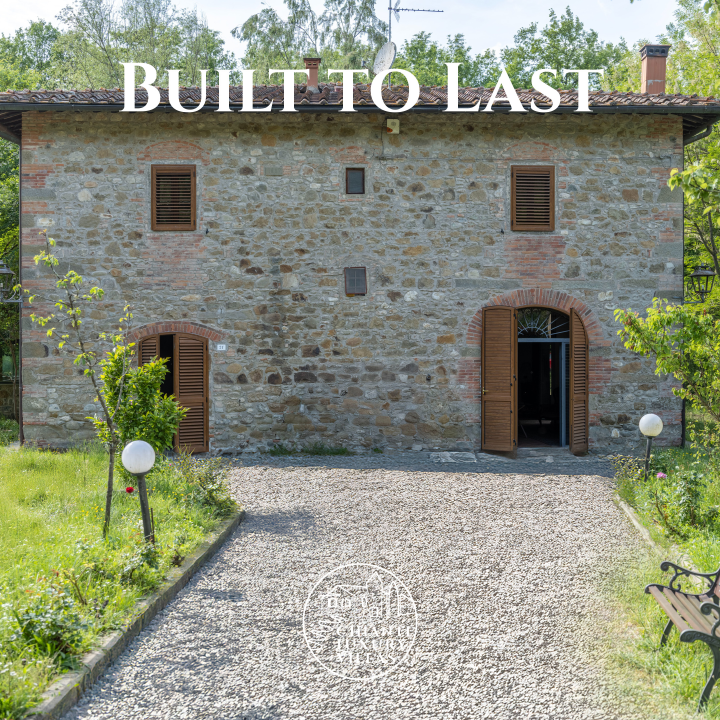
#> input picture media/2026-10-18-built-to-last.jpg, 2160 x 2160 px (shown at 1/3 size)
$ python compose_image.py ../media/2026-10-18-built-to-last.jpg out.png
#> lines starting #> are read from the running program, lines starting #| are printed output that depends on the picture; pictures that were not available may be replaced by others from this repository, and a replacement may not be noted
#!/usr/bin/env python3
"""Compone l'immagine di un post Chianti Luxury Villas: quadrato + logo bianco + claim opzionale.

Layout del logo (ricavato dal post di riferimento 2160x2160):
  centrato orizzontalmente, larghezza 16% del lato, margine inferiore 5.5% del lato.
  Logo bianco pieno, nessun effetto.

Claim (opzionale): Cinzel Bold (o Crimson Pro), bianco o colore brand, centrato,
sempre dentro la "safe zone" della griglia 3:4 di Instagram: il profilo mostra solo
il 75% centrale della larghezza di un post quadrato, quindi il testo sta nel 68% centrale.

Uso:
  python compose_image.py input.jpg output.jpg
      [--claim "Comfortable Interior Design"] [--claim-color white|verde|siena|siena-bruciata|giallo|#RRGGBB]
      [--claim-font cinzel|crimson] [--claim-position top|center] [--max-lines 3]
      [--focus 0.5] [--size 2160] [--safe-preview preview.jpg]
"""
import argparse, json
from pathlib import Path
from PIL import Image, ImageOps, ImageDraw, ImageFont

ROOT = Path(__file__).resolve().parent.parent
LOGO = ROOT / "assets" / "logo_bianco.png"
FONTS = {
    "cinzel": (ROOT / "assets" / "fonts" / "Cinzel[wght].ttf", b"Bold"),
    "crimson": (ROOT / "assets" / "fonts" / "CrimsonPro[wght].ttf", b"SemiBold"),
}
COLORS = {
    "white": "#FFFFFF", "bianco": "#FFFFFF",
    "verde": "#5C932D", "siena": "#B64A14", "siena-bruciata": "#6B3D3D", "giallo": "#FCD870",
}
LOGO_W, LOGO_BOTTOM = 0.16, 0.055
SAFE_W = 0.68            # larghezza utile del claim (dentro il 75% visibile in griglia 3:4)
CLAIM_TOP = 0.06         # margine superiore del claim (posizione "top")
CLAIM_MAX_H = 0.36       # altezza massima del blocco claim (posizione "top")


def square_crop(img, focus=0.5):
    w, h = img.size
    s = min(w, h)
    if w > h:
        l = int((w - s) * focus); return img.crop((l, 0, l + s, s))
    t = int((h - s) * focus); return img.crop((0, t, s, t + s))


# [66 lines left out: functions load_font, wrap_options, layout_claim, draw_claim, not called in this run]


def compose(src, dst, claim=None, claim_color="white", claim_font="cinzel",
            claim_position="top", max_lines=3, focus=0.5, size=2160, safe_preview=None):
#> called with src = '../media/2026-10-18-built-to-last.jpg', dst = 'out.png', claim_color = 'white', claim_font = 'cinzel', claim_position = 'top', max_lines = 3, focus = 0.5, size = 2160
    img = ImageOps.exif_transpose(Image.open(src))
#> img is the input picture: PIL image 2160x2160 RGB; mean R, G, B 139.4, 143.6, 124.7
    icc = img.info.get("icc_profile")
    if icc:  # converte in sRGB: i social mostrano solo sRGB, evita colori spenti
        try:
            from PIL import ImageCms
            import io
            img = ImageCms.profileToProfile(img.convert("RGB"), ImageCms.ImageCmsProfile(io.BytesIO(icc)),
                                            ImageCms.createProfile("sRGB"), outputMode="RGB")
        except Exception:
            pass
    img = img.convert("RGB")
    sq = square_crop(img, focus)
    warnings = []
    if sq.width < size:  # mai ingrandire: si perderebbe nitidezza
        size = sq.width
        warnings.append(f"Foto più piccola di 2160px: mantenuto il lato originale {size}px (nessun ingrandimento).")
    if size < 1080:
        warnings.append("Attenzione: lato < 1080px, qualità insufficiente per Instagram.")
    canvas = (sq.resize((size, size), Image.LANCZOS) if sq.width != size else sq).convert("RGBA")
    info = {"output": str(dst), "size": size, "warnings": warnings}

    if claim:
        color = COLORS.get(claim_color.lower(), claim_color)
        info["claim"] = draw_claim(canvas, claim, color, claim_font, claim_position, max_lines)

    mark = Image.open(LOGO).convert("RGBA")
    lw = round(size * LOGO_W); lh = round(mark.height * lw / mark.width)
#> after `lh = round(mark.height * lw / mark.width)`: lh = 346
    mark = mark.resize((lw, lh), Image.LANCZOS)
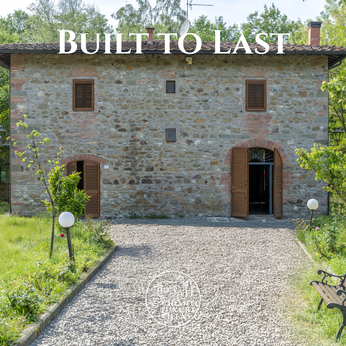
#> mark: PIL image 346x346 RGBA; mean R, G, B, A 139.4, 143.5, 124.7, 255
    x, y = (size - lw) // 2, size - round(size * LOGO_BOTTOM) - lh
#> x = 907; y = 1695
    canvas.alpha_composite(mark, (x, y))
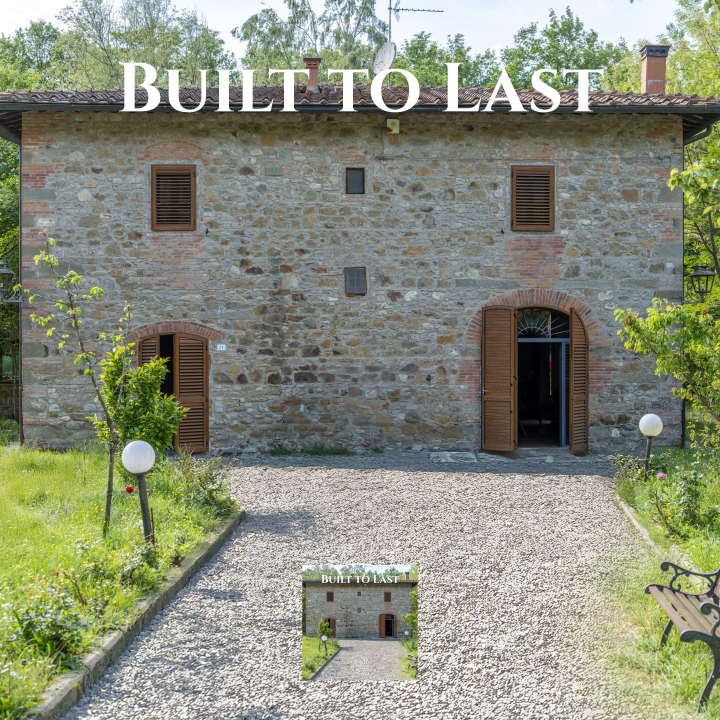
#> canvas: PIL image 2160x2160 RGBA (shown at 1/3 size); mean R, G, B, A 137.9, 142.3, 123, 255
    info["logo_box"] = [x, y, x + lw, y + lh]

    out = canvas.convert("RGB")
    Path(dst).parent.mkdir(parents=True, exist_ok=True)
    # JPEG alta qualità: q92, nessun sottocampionamento colore (4:4:4), progressivo.
    # I metadati EXIF (incluso il GPS della proprietà) non vengono copiati.
    out.save(dst, "JPEG", quality=92, subsampling=0, optimize=True, progressive=True)

    if safe_preview:  # come appare nella griglia 3:4 del profilo Instagram
        vis = int(size * 0.75); l = (size - vis) // 2
        out.crop((l, 0, l + vis, size)).resize((540, 720), Image.LANCZOS).save(safe_preview, quality=88)
        info["safe_preview"] = str(safe_preview)
    return info


if __name__ == "__main__":
    p = argparse.ArgumentParser()
    p.add_argument("src"); p.add_argument("dst")
    p.add_argument("--claim"); p.add_argument("--claim-color", default="white")
    p.add_argument("--claim-font", default="cinzel", choices=list(FONTS))
    p.add_argument("--claim-position", default="top", choices=["top", "center"])
    p.add_argument("--max-lines", type=int, default=3)
    p.add_argument("--focus", type=float, default=0.5)
    p.add_argument("--size", type=int, default=2160)
    p.add_argument("--safe-preview")
    a = p.parse_args()
    print(json.dumps(compose(a.src, a.dst, a.claim, a.claim_color, a.claim_font, a.claim_position,
                             a.max_lines, a.focus, a.size, a.safe_preview), ensure_ascii=False))

$ run again, on media/2026-10-21-style-with-a-story.jpg
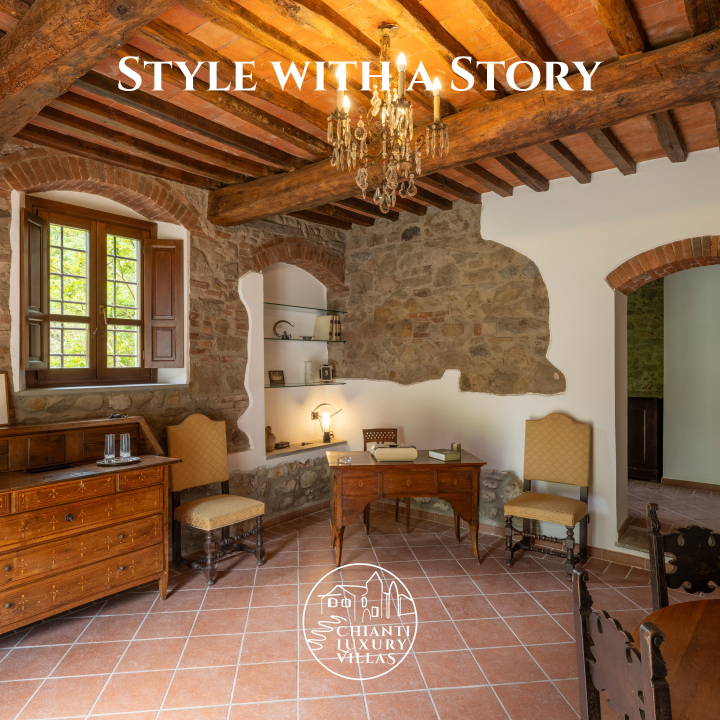
#> input picture media/2026-10-21-style-with-a-story.jpg, 2160 x 2160 px (shown at 1/3 size)
#> in compose, img is the input picture: PIL image 2160x2160 RGB; mean R, G, B 141.1, 103.5, 72.5
#> in compose, `mark = mark.resize((lw, lh), Image.LANCZOS)`:
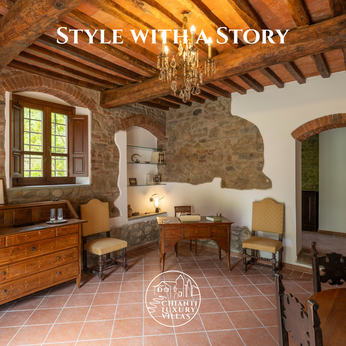
#> mark: PIL image 346x346 RGBA; mean R, G, B, A 141, 103.4, 72.4, 255
#> in compose, `canvas.alpha_composite(mark, (x, y))`:
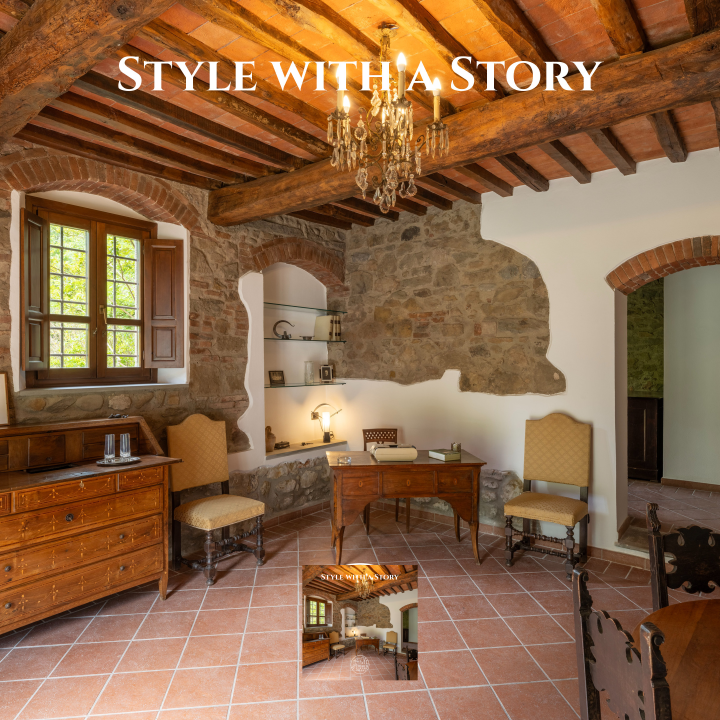
#> canvas: PIL image 2160x2160 RGBA (shown at 1/3 size); mean R, G, B, A 139.5, 102, 70.6, 255

$ run again, on media/2026-10-24-clv-186-01.jpg
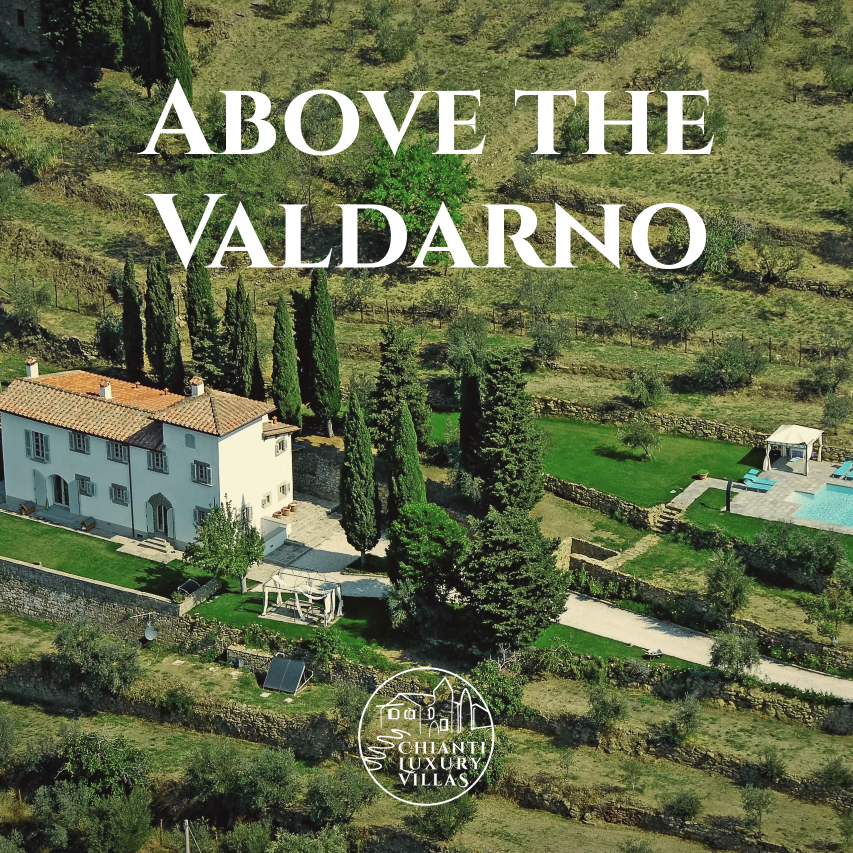
#> input picture media/2026-10-24-clv-186-01.jpg, 1706 x 1706 px (shown at 1/2 size)
#> in compose, img is the input picture: PIL image 1706x1706 RGB; mean R, G, B 97.3, 105.8, 71.6
#> in compose, `mark = mark.resize((lw, lh), Image.LANCZOS)`:
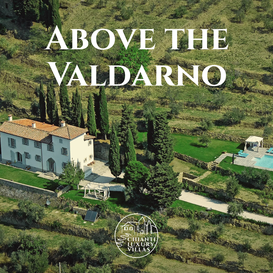
#> mark: PIL image 273x273 RGBA; mean R, G, B, A 97.2, 105.7, 71.4, 255
